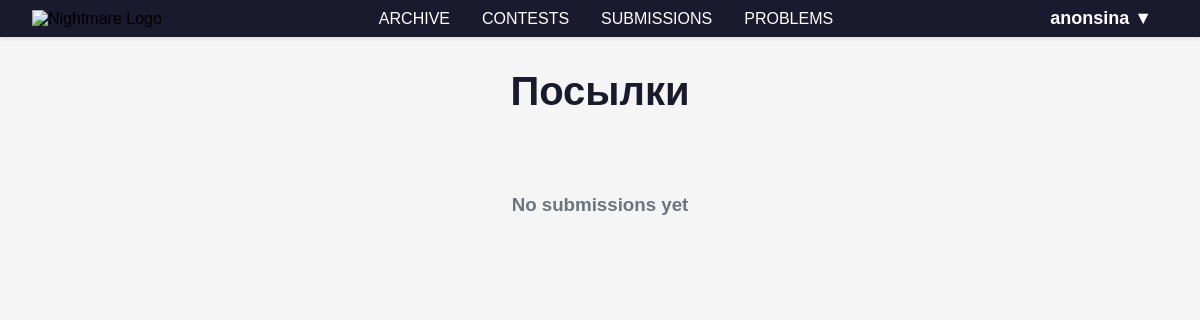
The page /submissions/ (signed in) on the database as committed earlier.
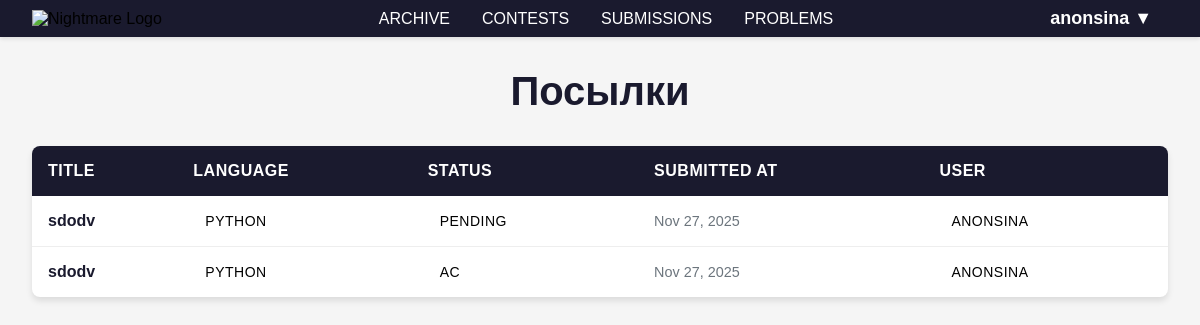
The same page on the database as committed later.
### apps/submissions/models.py (models this page shows, shortened)
class Submission(models.Model):
    class Status(models.TextChoices):
        PENDING = "PENDING", "Pending"
        RUNNING = "RUNNING", "Running"
        ACCEPTED = "AC", "Accepted"
        WRONG_ANSWER = "WA", "Wrong Answer"
        TIME_LIMIT = "TLE", "Time Limit Exceeded"
        RUNTIME_ERROR = "RE", "Runtime Error"
        MEMORY_LIMIT = "MLE", "Memory Limit Exceeded"
        COMPILATION_ERROR = "CE", "Compilation Error"
        SYSTEM_ERROR = "SE", "System Error"
    id = models.AutoField(primary_key=True)
    user = models.ForeignKey(User, on_delete=models.CASCADE, related_name="submissions")
    problem = models.ForeignKey("problems.Problem", on_delete=models.CASCADE, related_name="submissions")
    code = models.TextField(null=True)
    language = models.CharField(max_length=100, choices=CodeForm.LANGUAGE_CHOICES)
    status = models.CharField(max_length=100, choices=Status.choices, default=Status.PENDING)
    exec_time_ms = models.FloatField(null=True, blank=True)
    memory_kb = models.FloatField(null=True, blank=True)
    output = models.TextField(null=True, blank=True)
    created_at = models.DateTimeField(auto_now_add=True)
    updated_at = models.DateTimeField(auto_now=True)
    class Meta:
        ordering = ["-created_at"]
        db_table = "problems_submission"

### apps/problems/models.py (models this page shows, shortened)
class Problem(models.Model):
    DIFFICULTY_CHOICES = [
        ("easy", "Easy"),
        ("medium", "Medium"),
        ("hard", "Hard"),
    ]
    title = models.CharField(max_length=200)
    uuid = models.UUIDField(unique=True, default=uuid.uuid4, editable=False)
    slug = models.SlugField(unique=True, blank=True)
    difficulty = models.CharField(max_length=10, choices=DIFFICULTY_CHOICES)
    time_limit_ms = models.PositiveIntegerField(default=1000)
    memory_limit_mb = models.PositiveIntegerField(default=256)
    statement = models.TextField()
    input_format = models.TextField()
    output_format = models.TextField()
    tags = models.ManyToManyField(Tag, blank=True)
    created_at = models.DateTimeField(auto_now_add=True)
    etalon_solution = models.FileField(default=None, null=True)
    generator_test = models.FileField(default=None, null=True)
    checker = models.FileField(default=None, null=True)
    note = models.TextField(default="")
    def get_category_slug(self):
        first_tag = self.tags.first()
        if first_tag:
            if not hasattr(first_tag, 'slug') or not first_tag.slug:
                return slugify(first_tag.name)
            return first_tag.slug
        return 'general'
    def get_absolute_url(self):
        return reverse('problems:detail', kwargs={
            'category_slug': self.get_category_slug(),
            'slug': self.slug
        })

### apps/submissions/views.py (the view)
# urls.py: path("", views.SubmissionsMainPageView.as_view(), name="SubmissionsMainPage"),
class SubmissionsMainPageView(ListView):
    model = Submission
    paginate_by = 20
    template_name = "submissions/submissions.html"
    context_object_name = "submissions"
    ordering = ["-created_at"]
    def get_queryset(self):
        return Submission.objects.filter(user=self.request.user).order_by("-created_at")

### apps/submissions/templates/submissions/submissions.html
{% extends "base.html" %}
{% load static %}
{% block submissions %}
<link rel="stylesheet" href="{% static 'css/problems.css' %}">
<div class="problems-container">
    <div class="problems-header">
        <h1>Посылки</h1>
    </div>
    {% if submissions %}
        <table class="problems-table">
            <thead>
                <tr>
                    <th>Title</th>
                    <th>Language</th>
                    <th>Status</th>
                    <th>Submitted at</th>
                    <th>User</th>
                </tr>
            </thead>
            <tbody>
                {% for submission in submissions %}
                <tr>
                    <td>
                        <a href="{{ submission.problem.get_absolute_url }}" class="problem-title">
                            {{ submission.problem.title }}
                        </a>
                    </td>
                    <td>
                        <span class="difficulty-badge difficulty-{{ problem.difficulty }}">
                            {{ submission.language }}
                        </span>
                    </td>
                    <td>
                        <span class="difficulty-badge difficulty-{{ problem.difficulty }}">
                            {{ submission.status }}
                        </span>
                    </td>
                    <td class="created-date">
                        {{ submission.created_at|date:"M d, Y" }}
                    </td>
                    <td>
                        <span class="difficulty-badge difficulty-{{ problem.difficulty }}">
                            {{ submission.user.username }}
                        </span>
                    </td>
                </tr>
                {% endfor %}
            </tbody>
        </table>
    {% else %}
        <div class="no-problems">
            <h3>No submissions yet</h3>
        </div>
    {% endif %}
</div>
{% endblock submissions %}

### templates/base.html (shortened to what this page needs)
<!DOCTYPE html>
<html lang="en">
<head>
    {% load static %}
    <link rel="stylesheet" href="{% static 'css/home.css' %}">
</head>
<body>
    <nav class="navbar">
        <div class="navbar-left">
            <img src="{% static 'images/logo.png' %}" alt="Nightmare Logo" class="navbar-logo">
        </div>
        <ul class="navbar-center">
            <li><a href="{% url 'archive:ArchiveMainPage' %}">ARCHIVE</a></li>
            <li><a href="{% url 'contests:ContestsMainPage'%}">CONTESTS</a></li>
            <li><a href="{% url 'submissions:SubmissionsMainPage'%}">SUBMISSIONS</a></li>
            <li><a href="{% url 'problems:ProblemsMainPage'%}">PROBLEMS</a></li>
        </ul>
        <div class="navbar-right">
            {% if user.is_authenticated %}
                <div class="user-dropdown">
                    <span class="user-greeting">{{ user.username }} ▼</span>
                </div>
            {% else %}
                <a href="{% url 'accounts:login' %}" class="btn btn-login">Login</a>
                <a href="{% url 'accounts:register' %}" class="btn btn-signup">Sign Up</a>
            {% endif %}
        </div>
    </nav>
    {% block submissions %}
    {% endblock submissions %}
</body>
</html>

### static/css/home.css (style rules this page uses)
* { margin: 0; padding: 0; box-sizing: border-box; }
body { font-family: Arial, sans-serif; background-color: #f5f5f5; }
.navbar { display: flex; justify-content: space-between; align-items: center; padding: 0.5rem 2rem; background-color: #1a1a2e; box-shadow: 0 2px 4px rgba(0,0,0,0.1); }
.navbar-logo { height: 90px; width: auto; }
.navbar-center { display: flex; list-style: none; gap: 2rem; }
.navbar-center li a { color: #fff; text-decoration: none; font-weight: 500; transition: color 0.3s ease; }
.navbar-right { display: flex; gap: 1rem; }
.user-greeting { color: #fff; font-weight: 600; font-size: large; margin-right: 1rem; }
.user-dropdown { position: relative; display: inline-block; }

### static/css/problems.css (style rules this page uses)
.problems-container { max-width: 1200px; margin: 2rem auto; padding: 0 2rem; }
.problems-header { text-align: center; margin-bottom: 2rem; }
.problems-header h1 { color: #1a1a2e; font-size: 2.5rem; margin-bottom: 0.5rem; }
.problems-table { width: 100%; border-collapse: collapse; background: white; border-radius: 8px; overflow: hidden; box-shadow: 0 4px 6px rgba(0, 0, 0, 0.1); }
.problems-table th { background-color: #1a1a2e; color: white; padding: 1rem; text-align: left; font-weight: 600; text-transform: uppercase; letter-spacing: 0.5px; }
.problems-table td { padding: 1rem; border-bottom: 1px solid #eee; transition: background-color 0.2s ease; }
.problems-table tbody tr:last-child td { border-bottom: none; }
.problem-title { font-weight: 600; color: #1a1a2e; text-decoration: none; transition: color 0.3s ease; }
.difficulty-badge { padding: 0.25rem 0.75rem; border-radius: 20px; font-size: 0.875rem; font-weight: 500; text-transform: uppercase; letter-spacing: 0.5px; }
.created-date { color: #6c757d; font-size: 0.9rem; }

Rows that differ between the two databases and show on the page:
added Submission: problem "sdodv", language "PYTHON", status "PENDING", created_at "Nov 27, 2025", user.username "ANONSINA"
added Submission: problem "sdodv", language "PYTHON", status "AC", created_at "Nov 27, 2025", user.username "ANONSINA"
Other text that changed with them:
text no longer shown: "No submissions yet"
text now shown: "TITLE LANGUAGE STATUS SUBMITTED AT USER"
